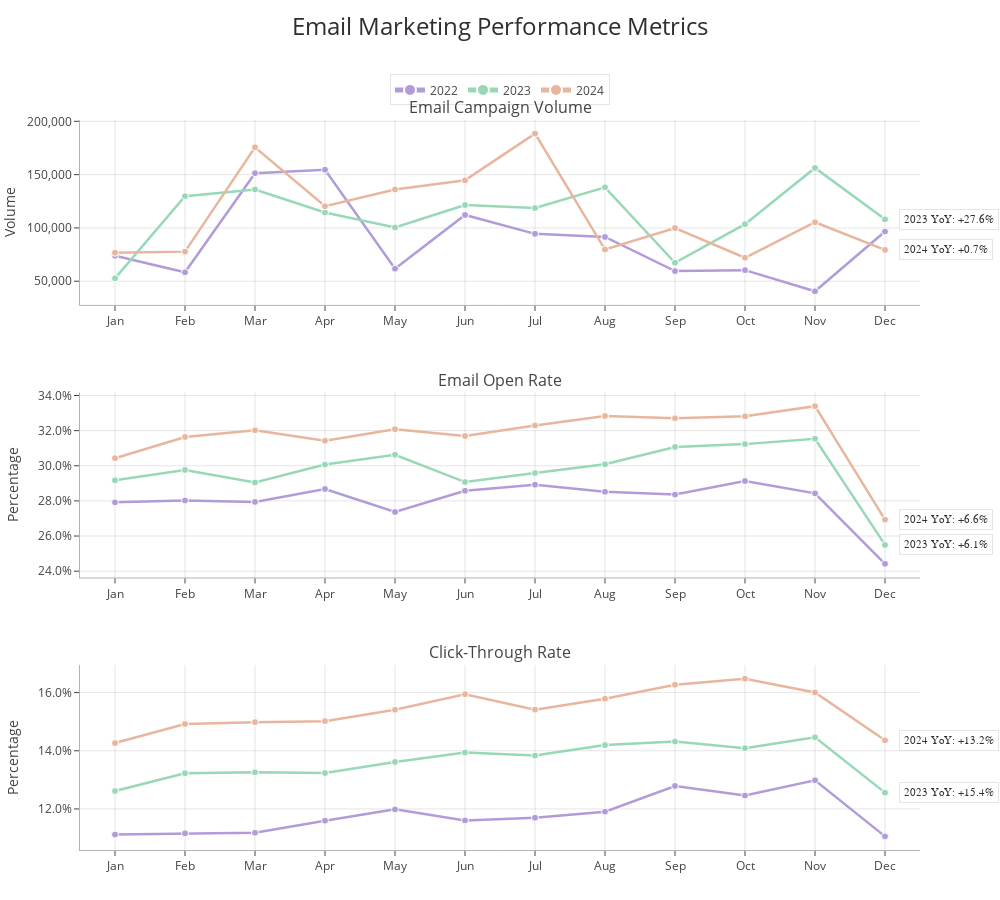

Notebook source saved alongside this figure:
### Code cell
#!/usr/bin/env python3

import pandas as pd
import numpy as np
import plotly.graph_objects as go
from plotly.subplots import make_subplots
from datetime import datetime, timedelta

# Load and prepare data
def load_data():
    df = pd.read_csv('Felipe Chaves_TakeHome Exercise - Campaign_Performance.csv', 
                     parse_dates=['date_sent'])
    
    # Calculate key metrics
    df['open_rate'] = df['n_open'] / df['n_sent']
    df['ctr'] = df['n_click'] / df['n_open']
    
    # Extract month and year for grouping
    df['month'] = df['date_sent'].dt.month
    df['year'] = df['date_sent'].dt.year
    
    return df

def create_yoy_comparison():
    # Load data
    df = load_data()
    
    # Calculate monthly aggregates for each year
    monthly_stats = df.groupby(['year', 'month']).agg({
        'n_sent': 'sum',
        'open_rate': 'mean',
        'ctr': 'mean'
    }).reset_index()
    
    # Create subplots with increased spacing
    fig = make_subplots(
        rows=3, cols=1,
        subplot_titles=(
            'Email Campaign Volume',  # Simplified titles
            'Email Open Rate',
            'Click-Through Rate'
        ),
        vertical_spacing=0.12,  # Slightly reduced spacing
        row_heights=[0.33, 0.33, 0.33]
    )
    
    # Updated colors to match the provided scheme
    colors = {
        2022: '#B19CD9',  # Light purple
        2023: '#98D8B7',  # Mint green
        2024: '#E8B69E'   # Peach/coral
    }
    
    # Add traces for each year
    for year in sorted(monthly_stats['year'].unique()):
        year_data = monthly_stats[monthly_stats['year'] == year]
        
        # Email Send Volume
        fig.add_trace(
            go.Scatter(
                x=year_data['month'],
                y=year_data['n_sent'],
                name=str(year),
                mode='lines+markers',
                line=dict(
                    color=colors[year],
                    width=2.5  # Slightly thinner lines
                ),
                marker=dict(
                    color=colors[year],
                    size=7,  # Slightly smaller markers
                    symbol='circle',
                    line=dict(color='white', width=1)
                ),
                hovertemplate=(
                    f'<b>{year}</b><br>'
                    'Month: %{x}<br>'
                    'Volume: %{y:,.0f}'
                ),
                legendgroup=str(year),
                showlegend=True
            ),
            row=1, col=1
        )
        
        # Email Open Rate
        fig.add_trace(
            go.Scatter(
                x=year_data['month'],
                y=year_data['open_rate'],
                name=str(year),
                mode='lines+markers',
                line=dict(
                    color=colors[year],
                    width=2.5  # Slightly thinner lines
                ),
                marker=dict(
                    color=colors[year],
                    size=7,  # Slightly smaller markers
                    symbol='circle',
                    line=dict(color='white', width=1)
                ),
                hovertemplate=(
                    f'<b>{year}</b><br>'
                    'Month: %{x}<br>'
                    'Open Rate: %{y:.1%}'
                ),
                legendgroup=str(year),
                showlegend=False
            ),
            row=2, col=1
        )
        
        # Click-Through Rate
        fig.add_trace(
            go.Scatter(
                x=year_data['month'],
                y=year_data['ctr'],
                name=str(year),
                mode='lines+markers',
                line=dict(
                    color=colors[year],
                    width=2.5  # Slightly thinner lines
                ),
                marker=dict(
                    color=colors[year],
                    size=7,  # Slightly smaller markers
                    symbol='circle',
                    line=dict(color='white', width=1)
                ),
                hovertemplate=(
                    f'<b>{year}</b><br>'
                    'Month: %{x}<br>'
                    'CTR: %{y:.1%}'
                ),
                legendgroup=str(year),
                showlegend=False
            ),
            row=3, col=1
        )
    
    # Update layout with improved formatting
    fig.update_layout(
        title=dict(
            text='Email Marketing Performance Metrics',  # Simplified title
            x=0.5,
            y=0.98,
            xanchor='center',
            yanchor='top',
            font=dict(size=24, color='#2F2F2F')
        ),
        showlegend=True,
        legend=dict(
            orientation="h",
            yanchor="bottom",
            y=1.02,
            xanchor="center",
            x=0.5,
            bgcolor='rgba(255, 255, 255, 0.9)',
            bordercolor='rgba(0, 0, 0, 0.1)',
            borderwidth=1,
            font=dict(size=12),
            itemsizing='constant'
        ),
        height=900,  # Slightly reduced height
        width=1000,  # Slightly reduced width
        template='none',  # Clean template
        paper_bgcolor='white',
        plot_bgcolor='white',  # Clean white background
        margin=dict(t=120, b=50, l=80, r=80)
    )
    
    # Update axes with cleaner styling
    month_names = ['Jan', 'Feb', 'Mar', 'Apr', 'May', 'Jun', 
                  'Jul', 'Aug', 'Sep', 'Oct', 'Nov', 'Dec']
    
    for i in range(1, 4):
        # Update x-axes
        fig.update_xaxes(
            title_text=None,  # Remove x-axis titles
            ticktext=month_names,
            tickvals=list(range(1, 13)),
            tickangle=0,
            showgrid=True,
            gridwidth=1,
            gridcolor='rgba(0, 0, 0, 0.1)',
            showline=True,
            linewidth=1,
            linecolor='rgba(0, 0, 0, 0.3)',
            range=[0.5, 12.5],
            row=i,
            col=1,
            ticks="outside",
            ticklen=5
        )
        
        # Update y-axes
        if i == 1:
            fig.update_yaxes(
                title_text="Volume",
                tickformat=",",
                showgrid=True,
                gridwidth=1,
                gridcolor='rgba(0, 0, 0, 0.1)',
                showline=True,
                linewidth=1,
                linecolor='rgba(0, 0, 0, 0.3)',
                row=i,
                col=1,
                ticks="outside",
                ticklen=5,
                title_standoff=15
            )
        else:
            fig.update_yaxes(
                title_text="Percentage",
                tickformat='.1%',
                showgrid=True,
                gridwidth=1,
                gridcolor='rgba(0, 0, 0, 0.1)',
                showline=True,
                linewidth=1,
                linecolor='rgba(0, 0, 0, 0.3)',
                row=i,
                col=1,
                ticks="outside",
                ticklen=5,
                title_standoff=15
            )
    
    # Add YoY change annotations with improved styling
    for metric in ['n_sent', 'open_rate', 'ctr']:
        for year in range(2023, 2025):
            prev_year_data = monthly_stats[monthly_stats['year'] == year-1]
            curr_year_data = monthly_stats[monthly_stats['year'] == year]
            
            if not prev_year_data.empty and not curr_year_data.empty:
                prev_year_avg = prev_year_data[metric].mean()
                curr_year_avg = curr_year_data[metric].mean()
                yoy_change = (curr_year_avg - prev_year_avg) / prev_year_avg * 100
                
                row = 1 if metric == 'n_sent' else 2 if metric == 'open_rate' else 3
                
                # Add annotation with cleaner styling
                fig.add_annotation(
                    x=12.2,
                    y=curr_year_data[metric].iloc[-1],
                    text=f'{year} YoY: {yoy_change:+.1f}%',  # Simplified text
                    showarrow=False,
                    xanchor='left',
                    yanchor='middle',
                    font=dict(
                        size=11,
                        color='#2F2F2F',
                        family='Arial'
                    ),
                    bgcolor='rgba(255, 255, 255, 0.95)',
                    bordercolor='rgba(0, 0, 0, 0.1)',
                    borderwidth=1,
                    borderpad=4,
                    row=row,
                    col=1
                )
    
    return fig

def main():
    fig = create_yoy_comparison()
    fig.show()

if __name__ == "__main__":
    main()

### Figure 1 — Plotly figure (JSON) as saved in the notebook; plotly's stock layout.template omitted (floating-point values rounded to 4 significant figures)
{"data": [{"hovertemplate": "<b>2022</b><br>Month: %{x}<br>Volume: %{y:,.0f}", "legendgroup": "2022", "line": {"color": "#B19CD9", "width": 2.5}, "marker": {"color": "#B19CD9", "line": {"color": "white", "width": 1}, "size": 7, "symbol": "circle"}, "mode": "lines+markers", "name": "2022", "showlegend": true, "type": "scatter", "x": [1, 2, 3, 4, 5, 6, 7, 8, 9, 10, 11, 12], "xaxis": "x", "y": [73931, 58384, 151376, 154617, 61752, 112150, 94444, 91527, 59481, 60401, 40539, 96603], "yaxis": "y"}, {"hovertemplate": "<b>2022</b><br>Month: %{x}<br>Open Rate: %{y:.1%}", "legendgroup": "2022", "line": {"color": "#B19CD9", "width": 2.5}, "marker": {"color": "#B19CD9", "line": {"color": "white", "width": 1}, "size": 7, "symbol": "circle"}, "mode": "lines+markers", "name": "2022", "showlegend": false, "type": "scatter", "x": [1, 2, 3, 4, 5, 6, 7, 8, 9, 10, 11, 12], "xaxis": "x2", "y": [0.2792, 0.2802, 0.2794, 0.2868, 0.2737, 0.2857, 0.2892, 0.2852, 0.2836, 0.2913, 0.2843, 0.2442], "yaxis": "y2"}, {"hovertemplate": "<b>2022</b><br>Month: %{x}<br>CTR: %{y:.1%}", "legendgroup": "2022", "line": {"color": "#B19CD9", "width": 2.5}, "marker": {"color": "#B19CD9", "line": {"color": "white", "width": 1}, "size": 7, "symbol": "circle"}, "mode": "lines+markers", "name": "2022", "showlegend": false, "type": "scatter", "x": [1, 2, 3, 4, 5, 6, 7, 8, 9, 10, 11, 12], "xaxis": "x3", "y": [0.1112, 0.1116, 0.1118, 0.116, 0.1198, 0.1161, 0.117, 0.1191, 0.1279, 0.1246, 0.1298, 0.1106], "yaxis": "y3"}, {"hovertemplate": "<b>2023</b><br>Month: %{x}<br>Volume: %{y:,.0f}", "legendgroup": "2023", "line": {"color": "#98D8B7", "width": 2.5}, "marker": {"color": "#98D8B7", "line": {"color": "white", "width": 1}, "size": 7, "symbol": "circle"}, "mode": "lines+markers", "name": "2023", "showlegend": true, "type": "scatter", "x": [1, 2, 3, 4, 5, 6, 7, 8, 9, 10, 11, 12], "xaxis": "x", "y": [52706, 129747, 136091, 114515, 100432, 121500, 118638, 138096, 67337, 103528, 156277, 108041], "yaxis": "y"}, {"hovertemplate": "<b>2023</b><br>Month: %{x}<br>Open Rate: %{y:.1%}", "legendgroup": "2023", "line": {"color": "#98D8B7", "width": 2.5}, "marker": {"color": "#98D8B7", "line": {"color": "white", "width": 1}, "size": 7, "symbol": "circle"}, "mode": "lines+markers", "name": "2023", "showlegend": false, "type": "scatter", "x": [1, 2, 3, 4, 5, 6, 7, 8, 9, 10, 11, 12], "xaxis": "x2", "y": [0.2917, 0.2976, 0.2905, 0.3007, 0.3063, 0.2907, 0.2959, 0.3008, 0.3107, 0.3123, 0.3154, 0.2549], "yaxis": "y2"}, {"hovertemplate": "<b>2023</b><br>Month: %{x}<br>CTR: %{y:.1%}", "legendgroup": "2023", "line": {"color": "#98D8B7", "width": 2.5}, "marker": {"color": "#98D8B7", "line": {"color": "white", "width": 1}, "size": 7, "symbol": "circle"}, "mode": "lines+markers", "name": "2023", "showlegend": false, "type": "scatter", "x": [1, 2, 3, 4, 5, 6, 7, 8, 9, 10, 11, 12], "xaxis": "x3", "y": [0.1262, 0.1323, 0.1326, 0.1323, 0.1362, 0.1394, 0.1383, 0.142, 0.1432, 0.1409, 0.1446, 0.1256], "yaxis": "y3"}, {"hovertemplate": "<b>2024</b><br>Month: %{x}<br>Volume: %{y:,.0f}", "legendgroup": "2024", "line": {"color": "#E8B69E", "width": 2.5}, "marker": {"color": "#E8B69E", "line": {"color": "white", "width": 1}, "size": 7, "symbol": "circle"}, "mode": "lines+markers", "name": "2024", "showlegend": true, "type": "scatter", "x": [1, 2, 3, 4, 5, 6, 7, 8, 9, 10, 11, 12], "xaxis": "x", "y": [76737, 77769, 175647, 120344, 136112, 144628, 188471, 79735, 99947, 72013, 105340, 79398], "yaxis": "y"}, {"hovertemplate": "<b>2024</b><br>Month: %{x}<br>Open Rate: %{y:.1%}", "legendgroup": "2024", "line": {"color": "#E8B69E", "width": 2.5}, "marker": {"color": "#E8B69E", "line": {"color": "white", "width": 1}, "size": 7, "symbol": "circle"}, "mode": "lines+markers", "name": "2024", "showlegend": false, "type": "scatter", "x": [1, 2, 3, 4, 5, 6, 7, 8, 9, 10, 11, 12], "xaxis": "x2", "y": [0.3043, 0.3164, 0.3202, 0.3143, 0.3208, 0.3169, 0.323, 0.3283, 0.327, 0.3281, 0.3339, 0.2693], "yaxis": "y2"}, {"hovertemplate": "<b>2024</b><br>Month: %{x}<br>CTR: %{y:.1%}", "legendgroup": "2024", "line": {"color": "#E8B69E", "width": 2.5}, "marker": {"color": "#E8B69E", "line": {"color": "white", "width": 1}, "size": 7, "symbol": "circle"}, "mode": "lines+markers", "name": "2024", "showlegend": false, "type": "scatter", "x": [1, 2, 3, 4, 5, 6, 7, 8, 9, 10, 11, 12], "xaxis": "x3", "y": [0.1427, 0.1492, 0.1498, 0.1502, 0.1541, 0.1595, 0.1541, 0.1579, 0.1627, 0.1648, 0.1601, 0.1436], "yaxis": "y3"}], "layout": {"annotations": [{"font": {"size": 16}, "showarrow": false, "text": "Email Campaign Volume", "x": 0.5, "xanchor": "center", "xref": "paper", "y": 1, "yanchor": "bottom", "yref": "paper"}, {"font": {"size": 16}, "showarrow": false, "text": "Email Open Rate", "x": 0.5, "xanchor": "center", "xref": "paper", "y": 0.6267, "yanchor": "bottom", "yref": "paper"}, {"font": {"size": 16}, "showarrow": false, "text": "Click-Through Rate", "x": 0.5, "xanchor": "center", "xref": "paper", "y": 0.2533, "yanchor": "bottom", "yref": "paper"}, {"bgcolor": "rgba(255, 255, 255, 0.95)", "bordercolor": "rgba(0, 0, 0, 0.1)", "borderpad": 4, "borderwidth": 1, "font": {"color": "#2F2F2F", "family": "Arial", "size": 11}, "showarrow": false, "text": "2023 YoY: +27.6%", "x": 12.2, "xanchor": "left", "xref": "x", "y": 108041, "yanchor": "middle", "yref": "y"}, {"bgcolor": "rgba(255, 255, 255, 0.95)", "bordercolor": "rgba(0, 0, 0, 0.1)", "borderpad": 4, "borderwidth": 1, "font": {"color": "#2F2F2F", "family": "Arial", "size": 11}, "showarrow": false, "text": "2024 YoY: +0.7%", "x": 12.2, "xanchor": "left", "xref": "x", "y": 79398, "yanchor": "middle", "yref": "y"}, {"bgcolor": "rgba(255, 255, 255, 0.95)", "bordercolor": "rgba(0, 0, 0, 0.1)", "borderpad": 4, "borderwidth": 1, "font": {"color": "#2F2F2F", "family": "Arial", "size": 11}, "showarrow": false, "text": "2023 YoY: +6.1%", "x": 12.2, "xanchor": "left", "xref": "x2", "y": 0.2549, "yanchor": "middle", "yref": "y2"}, {"bgcolor": "rgba(255, 255, 255, 0.95)", "bordercolor": "rgba(0, 0, 0, 0.1)", "borderpad": 4, "borderwidth": 1, "font": {"color": "#2F2F2F", "family": "Arial", "size": 11}, "showarrow": false, "text": "2024 YoY: +6.6%", "x": 12.2, "xanchor": "left", "xref": "x2", "y": 0.2693, "yanchor": "middle", "yref": "y2"}, {"bgcolor": "rgba(255, 255, 255, 0.95)", "bordercolor": "rgba(0, 0, 0, 0.1)", "borderpad": 4, "borderwidth": 1, "font": {"color": "#2F2F2F", "family": "Arial", "size": 11}, "showarrow": false, "text": "2023 YoY: +15.4%", "x": 12.2, "xanchor": "left", "xref": "x3", "y": 0.1256, "yanchor": "middle", "yref": "y3"}, {"bgcolor": "rgba(255, 255, 255, 0.95)", "bordercolor": "rgba(0, 0, 0, 0.1)", "borderpad": 4, "borderwidth": 1, "font": {"color": "#2F2F2F", "family": "Arial", "size": 11}, "showarrow": false, "text": "2024 YoY: +13.2%", "x": 12.2, "xanchor": "left", "xref": "x3", "y": 0.1436, "yanchor": "middle", "yref": "y3"}], "height": 900, "legend": {"bgcolor": "rgba(255, 255, 255, 0.9)", "bordercolor": "rgba(0, 0, 0, 0.1)", "borderwidth": 1, "font": {"size": 12}, "itemsizing": "constant", "orientation": "h", "x": 0.5, "xanchor": "center", "y": 1.02, "yanchor": "bottom"}, "margin": {"b": 50, "l": 80, "r": 80, "t": 120}, "paper_bgcolor": "white", "plot_bgcolor": "white", "showlegend": true, "title": {"font": {"color": "#2F2F2F", "size": 24}, "text": "Email Marketing Performance Metrics", "x": 0.5, "xanchor": "center", "y": 0.98, "yanchor": "top"}, "width": 1000, "xaxis": {"anchor": "y", "domain": [0, 1], "gridcolor": "rgba(0, 0, 0, 0.1)", "gridwidth": 1, "linecolor": "rgba(0, 0, 0, 0.3)", "linewidth": 1, "range": [0.5, 12.5], "showgrid": true, "showline": true, "tickangle": 0, "ticklen": 5, "ticks": "outside", "ticktext": ["Jan", "Feb", "Mar", "Apr", "May", "Jun", "Jul", "Aug", "Sep", "Oct", "Nov", "Dec"], "tickvals": [1, 2, 3, 4, 5, 6, 7, 8, 9, 10, 11, 12]}, "xaxis2": {"anchor": "y2", "domain": [0, 1], "gridcolor": "rgba(0, 0, 0, 0.1)", "gridwidth": 1, "linecolor": "rgba(0, 0, 0, 0.3)", "linewidth": 1, "range": [0.5, 12.5], "showgrid": true, "showline": true, "tickangle": 0, "ticklen": 5, "ticks": "outside", "ticktext": ["Jan", "Feb", "Mar", "Apr", "May", "Jun", "Jul", "Aug", "Sep", "Oct", "Nov", "Dec"], "tickvals": [1, 2, 3, 4, 5, 6, 7, 8, 9, 10, 11, 12]}, "xaxis3": {"anchor": "y3", "domain": [0, 1], "gridcolor": "rgba(0, 0, 0, 0.1)", "gridwidth": 1, "linecolor": "rgba(0, 0, 0, 0.3)", "linewidth": 1, "range": [0.5, 12.5], "showgrid": true, "showline": true, "tickangle": 0, "ticklen": 5, "ticks": "outside", "ticktext": ["Jan", "Feb", "Mar", "Apr", "May", "Jun", "Jul", "Aug", "Sep", "Oct", "Nov", "Dec"], "tickvals": [1, 2, 3, 4, 5, 6, 7, 8, 9, 10, 11, 12]}, "yaxis": {"anchor": "x", "domain": [0.7467, 1], "gridcolor": "rgba(0, 0, 0, 0.1)", "gridwidth": 1, "linecolor": "rgba(0, 0, 0, 0.3)", "linewidth": 1, "showgrid": true, "showline": true, "tickformat": ",", "ticklen": 5, "ticks": "outside", "title": {"standoff": 15, "text": "Volume"}}, "yaxis2": {"anchor": "x2", "domain": [0.3733, 0.6267], "gridcolor": "rgba(0, 0, 0, 0.1)", "gridwidth": 1, "linecolor": "rgba(0, 0, 0, 0.3)", "linewidth": 1, "showgrid": true, "showline": true, "tickformat": ".1%", "ticklen": 5, "ticks": "outside", "title": {"standoff": 15, "text": "Percentage"}}, "yaxis3": {"anchor": "x3", "domain": [0, 0.2533], "gridcolor": "rgba(0, 0, 0, 0.1)", "gridwidth": 1, "linecolor": "rgba(0, 0, 0, 0.3)", "linewidth": 1, "showgrid": true, "showline": true, "tickformat": ".1%", "ticklen": 5, "ticks": "outside", "title": {"standoff": 15, "text": "Percentage"}}}}
